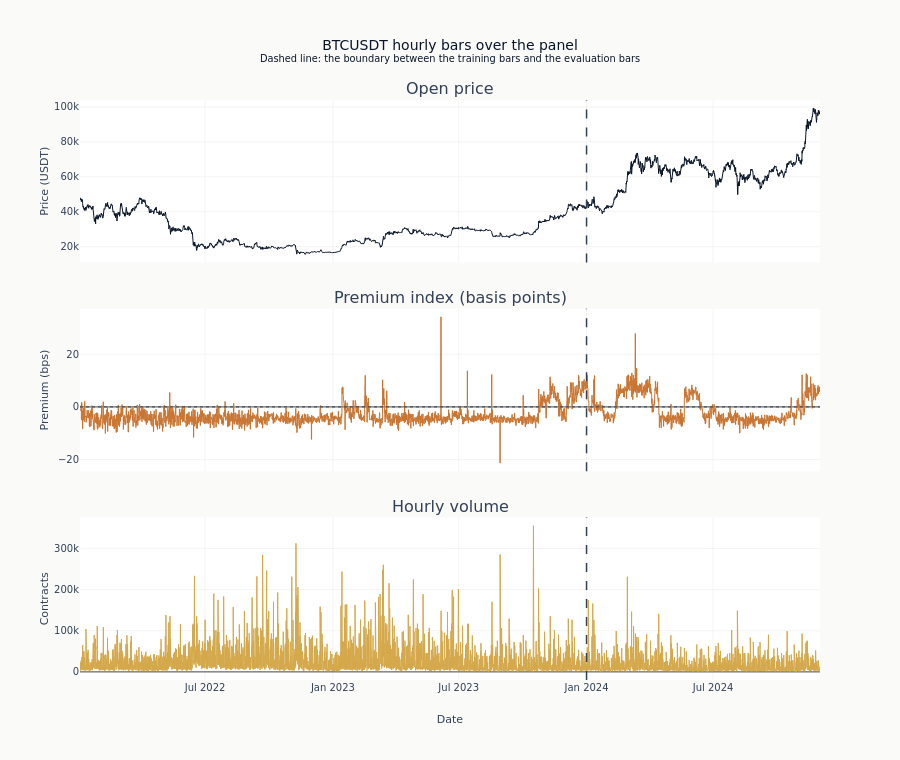

Notebook cell for this chart:
### Markdown cell above
### The history the agent trades in

Price, premium index and hourly volume over the whole panel, with the
boundary between the training bars and the evaluation bars marked. The
evaluation year is not a quiet corner of the sample, which is worth
establishing before reading any result taken from it.

### Code cell
fig = make_subplots(
    rows=3,
    cols=1,
    shared_xaxes=True,
    subplot_titles=["Open price", "Premium index (basis points)", "Hourly volume"],
    vertical_spacing=0.08,
)
fig.add_trace(
    go.Scatter(
        x=panel["timestamp"],
        y=panel["open"],
        line=dict(color=COLORS["blue"], width=1),
        showlegend=False,
    ),
    row=1,
    col=1,
)
fig.add_trace(
    go.Scatter(
        x=panel["timestamp"],
        y=panel["premium_index_close"] * 10_000,
        line=dict(color=COLORS["copper"], width=1),
        showlegend=False,
    ),
    row=2,
    col=1,
)
fig.add_trace(
    go.Scatter(
        x=panel["timestamp"],
        y=panel["observed_volume"],
        line=dict(color=COLORS["amber"], width=1),
        showlegend=False,
    ),
    row=3,
    col=1,
)
fig.add_hline(y=0, line=dict(color=COLORS["neutral"], width=1, dash="dot"), row=2, col=1)
for row in (1, 2, 3):
    fig.add_vline(
        x=evaluation_data["timestamp"].min(),
        line=dict(color=COLORS["neutral"], width=1.5, dash="dash"),
        row=row,
        col=1,
    )
fig.update_yaxes(title_text="Price (USDT)", row=1, col=1)
fig.update_yaxes(title_text="Premium (bps)", row=2, col=1)
fig.update_yaxes(title_text="Contracts", row=3, col=1)
fig.update_xaxes(title_text="Date", row=3, col=1)
fig.update_layout(
    title=(
        f"{SYMBOL} hourly bars over the panel"
        "<br><sup>Dashed line: the boundary between the training bars and the evaluation "
        "bars</sup>"
    ),
    height=760,
)
show_plotly_with_alt(
    fig,
    "Three stacked panels over the whole hourly panel, with a dashed vertical line at the boundary between the training bars and the evaluation bars: the open price, the premium index in basis points around a dotted zero line, and hourly traded volume.",
)

### Figure 1 — Plotly figure (JSON) as saved in the notebook; plotly's stock layout.template omitted (floating-point values rounded to 4 significant figures; data arrays with more than 128 entries replaced by an {"elided": "..."} marker saying what was removed)
{"data": [{"line": {"color": "#0a1628", "width": 1}, "showlegend": false, "type": "scatter", "x": {"elided": "25559 str values"}, "xaxis": "x", "y": {"elided": "25559 float values"}, "yaxis": "y"}, {"line": {"color": "#C87533", "width": 1}, "showlegend": false, "type": "scatter", "x": {"elided": "25559 str values"}, "xaxis": "x2", "y": {"elided": "25559 float values"}, "yaxis": "y2"}, {"line": {"color": "#D4A84B", "width": 1}, "showlegend": false, "type": "scatter", "x": {"elided": "25559 str values"}, "xaxis": "x3", "y": {"elided": "25559 float values"}, "yaxis": "y3"}], "layout": {"annotations": [{"font": {"size": 16}, "showarrow": false, "text": "Open price", "x": 0.5, "xanchor": "center", "xref": "paper", "y": 1.0, "yanchor": "bottom", "yref": "paper"}, {"font": {"size": 16}, "showarrow": false, "text": "Premium index (basis points)", "x": 0.5, "xanchor": "center", "xref": "paper", "y": 0.64, "yanchor": "bottom", "yref": "paper"}, {"font": {"size": 16}, "showarrow": false, "text": "Hourly volume", "x": 0.5, "xanchor": "center", "xref": "paper", "y": 0.28, "yanchor": "bottom", "yref": "paper"}], "height": 760, "shapes": [{"line": {"color": "#334155", "dash": "dot", "width": 1}, "type": "line", "x0": 0, "x1": 1, "xref": "x2 domain", "y0": 0, "y1": 0, "yref": "y2"}, {"line": {"color": "#334155", "dash": "dash", "width": 1.5}, "type": "line", "x0": "2024-01-01T00:00:00+00:00", "x1": "2024-01-01T00:00:00+00:00", "xref": "x", "y0": 0, "y1": 1, "yref": "y domain"}, {"line": {"color": "#334155", "dash": "dash", "width": 1.5}, "type": "line", "x0": "2024-01-01T00:00:00+00:00", "x1": "2024-01-01T00:00:00+00:00", "xref": "x2", "y0": 0, "y1": 1, "yref": "y2 domain"}, {"line": {"color": "#334155", "dash": "dash", "width": 1.5}, "type": "line", "x0": "2024-01-01T00:00:00+00:00", "x1": "2024-01-01T00:00:00+00:00", "xref": "x3", "y0": 0, "y1": 1, "yref": "y3 domain"}], "title": {"text": "BTCUSDT hourly bars over the panel<br><sup>Dashed line: the boundary between the training bars and the evaluation bars</sup>"}, "xaxis": {"anchor": "y", "domain": [0.0, 1.0], "matches": "x3", "showticklabels": false}, "xaxis2": {"anchor": "y2", "domain": [0.0, 1.0], "matches": "x3", "showticklabels": false}, "xaxis3": {"anchor": "y3", "domain": [0.0, 1.0], "title": {"text": "Date"}}, "yaxis": {"anchor": "x", "domain": [0.72, 1.0], "title": {"text": "Price (USDT)"}}, "yaxis2": {"anchor": "x2", "domain": [0.36, 0.64], "title": {"text": "Premium (bps)"}}, "yaxis3": {"anchor": "x3", "domain": [0.0, 0.28], "title": {"text": "Contracts"}}}}
